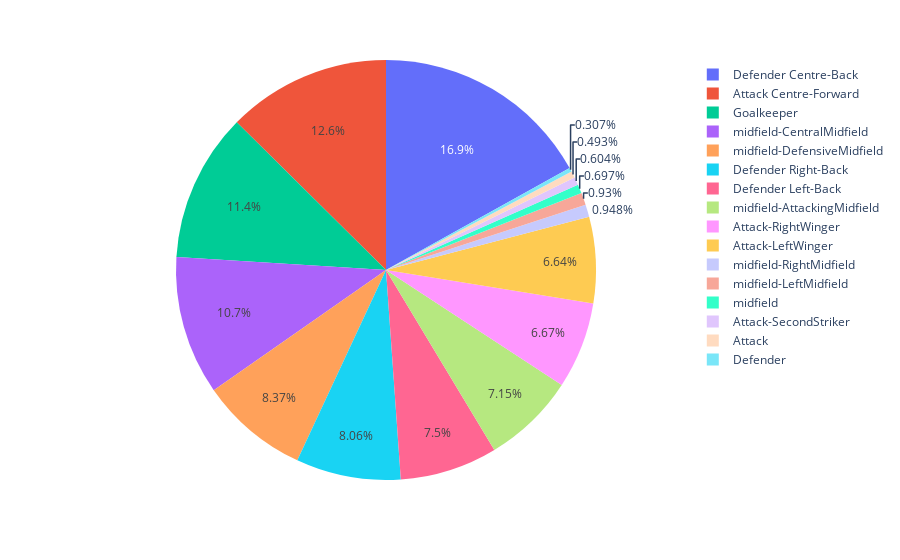

Here is the notebook cell this chart was saved with:
### Code cell
df_postions =df_ball["position"].value_counts()
fig = px.pie(df_postions , names=df_postions.index , values= df_postions.values)
fig

### Figure 1 — Plotly figure (JSON) as saved in the notebook; plotly's stock layout.template omitted (floating-point values rounded to 4 significant figures)
{"data": [{"domain": {"x": [0, 1], "y": [0, 1]}, "hovertemplate": "position=%{label}<br>value=%{value}<extra></extra>", "labels": ["Defender Centre-Back", "Attack Centre-Forward", "Goalkeeper", "midfield-CentralMidfield", "midfield-DefensiveMidfield", "Defender Right-Back", "Defender Left-Back", "midfield-AttackingMidfield", "Attack-RightWinger", "Attack-LeftWinger", "midfield-RightMidfield", "midfield-LeftMidfield", "midfield", "Attack-SecondStriker", "Attack", "Defender"], "legendgroup": "", "name": "", "showlegend": true, "type": "pie", "values": [1821, 1353, 1229, 1149, 900, 867, 807, 769, 717, 714, 102, 100, 75, 65, 53, 33]}], "layout": {"legend": {"tracegroupgap": 0}, "margin": {"t": 60}}}
